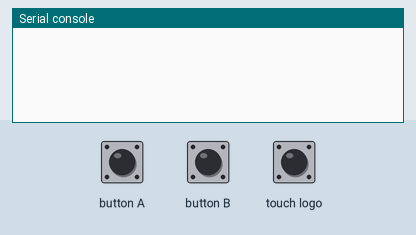
Recording of a program running on a simulated BBC micro:bit (MakeCode). Shown: the last lines printed to the serial console. The test bench sets the inputs (shaded band). No radio messages arrive unless stated (any console line starting 'radio sent:' is added by the test bench).

Above: at 1.2 s.
1.3 s: button A pressed for 0.15 s
At 2.3 s:
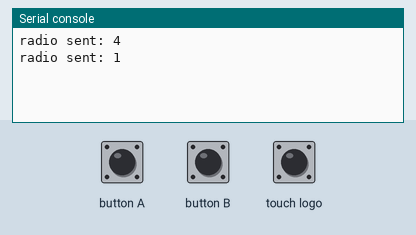
2.9 s: button B pressed for 0.15 s
At 3.5 s:
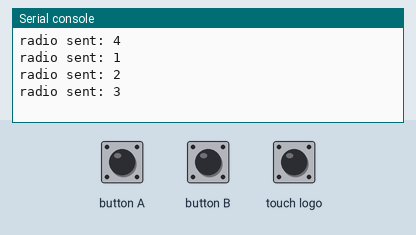
4.5 s: touch logo pressed for 0.15 s
At 5.9 s:
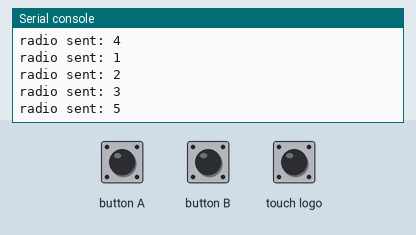
Timing chart, 0 to 7.5 s (numbered marks = the images above; inputs shaded):
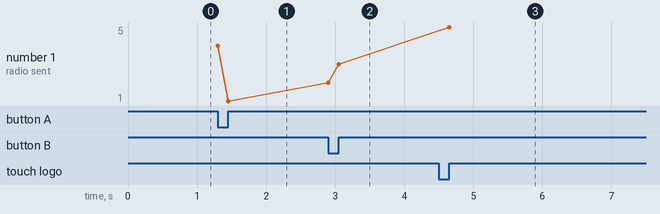

Measured:
- after the input at 1.3 s, the serial console: prints a new line at once (image 1)
- after the input at 2.9 s, the serial console: prints a new line at once (image 2)
- after the input at 4.5 s, the serial console: prints a new line after 0.15 s (image 3)
- plotted number 1: 1 → 3 after the input at 2.9 s, 3 → 5 after the input at 4.5 s

The program:

main.ts
```typescript
control.onEvent(EventBusSource.MICROBIT_ID_BUTTON_A, EventBusValue.MICROBIT_BUTTON_EVT_UP, function () {
    radio.sendNumber(1)
})
input.onLogoEvent(TouchButtonEvent.Pressed, function () {
    radio.sendNumber(5)
})
control.onEvent(EventBusSource.MICROBIT_ID_BUTTON_A, EventBusValue.MICROBIT_BUTTON_EVT_DOWN, function () {
    radio.sendNumber(4)
})
control.onEvent(EventBusSource.MICROBIT_ID_BUTTON_B, EventBusValue.MICROBIT_BUTTON_EVT_UP, function () {
    radio.sendNumber(3)
})
control.onEvent(EventBusSource.MICROBIT_ID_BUTTON_B, EventBusValue.MICROBIT_BUTTON_EVT_DOWN, function () {
    radio.sendNumber(2)
})
radio.setGroup(11)
basic.forever(function () {

})
```

test.ts
```typescript
// tests gaan hier; deze zal niet worden gecompileerd wanneer dit pakket wordt gebruikt als extensie.
```
